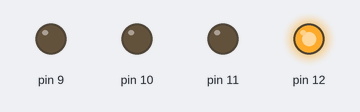
The sketch below on a simulated Arduino Uno, built with avr-gcc and run on an emulated ATmega328P. Shown: output pins drawn as LEDs (lit = HIGH).

Above: at 0.1 s.
Timing chart, 0 to 1.6 s (numbered marks = the images above):
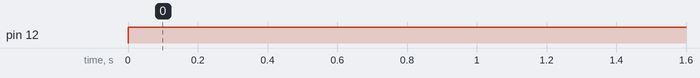

Measured:
- by itself, pin 12: LOW → HIGH at 0.00 s

The sketch:

sketch_apr10a.ino
```cpp
void setup() {
pinMode(12,OUTPUT);
pinMode(11,OUTPUT);
pinMode(10,OUTPUT);
pinMode(9,OUTPUT);
}

void loop() {
digitalWrite(12,1);
digitalWrite(11,0);
delay(1000);
digitalWrite(12,1);
digitalWrite(11,0);
delay(1000);
}
```
